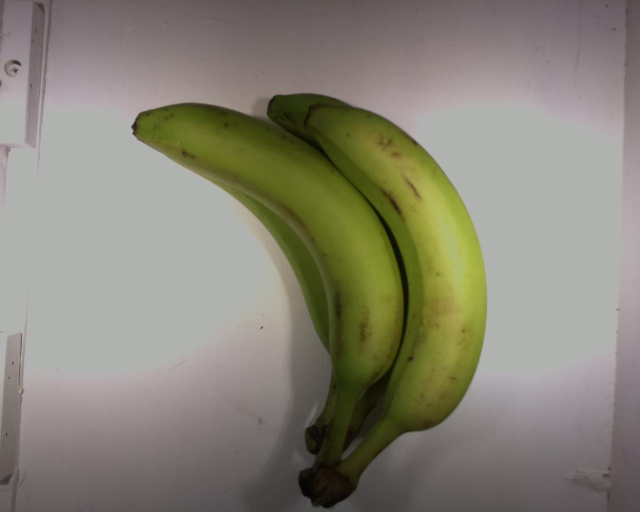
#> input picture Fifth Try (green segment without ventilation)/pic0.jpg, 1280 x 1024 px, given in place of the camera (shown at 1/2 size)
$ python detectar_colores.py
#> lines starting #> are read from the running program, lines starting #| are printed output that depends on the picture; after the words box and inside, x2 and y2 are one past the last pixel; in counts of white or black regions, pixels touching at a corner belong together
import imutils
import numpy as np
import cv2

cap = cv2.VideoCapture(0)

while(1):
    _, img = cap.read()
#> img is the input picture: shape (1024, 1280, 3); mean B, G, R 118.5, 132.1, 135.3
    img = imutils.resize(img, width = 600)
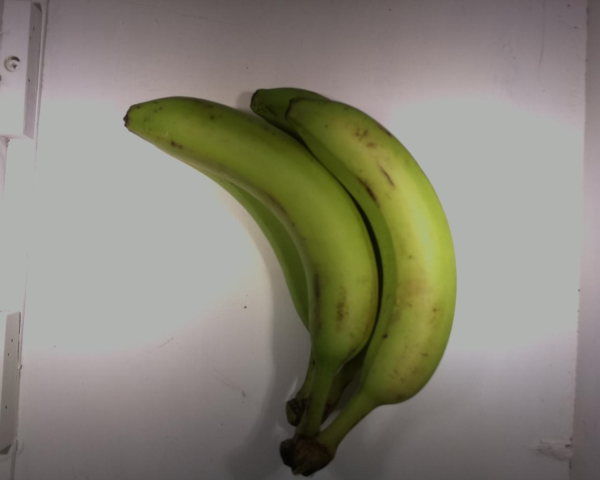
#> img: shape (480, 600, 3); mean B, G, R 118.5, 132.1, 135.3

    hsv = cv2.cvtColor(img, cv2.COLOR_BGR2HSV)
#> hsv: shape (480, 600, 3); mean H, S, V 58, 47.2, 136.9
    #verde_bajos = np.array([49,50,50], dtype=np.uint8)
   # verde_altos = np.array([80, 255, 255], dtype=np.uint8)

    amarillo_bajos = np.array([16,76,72], dtype=np.uint8)
    amarillo_altos = np.array([30, 255, 210], dtype=np.uint8)

    #Detectar los pixeles de la imagen que esten dentro del rango de verdes
    #mascara_verde = cv2.inRange(hsv, verde_bajos, verde_altos)

    #Detectar los pixeles de la imagen que esten dentro del rango de amarillos
    mascara_amarillo = cv2.inRange(hsv, amarillo_bajos, amarillo_altos)
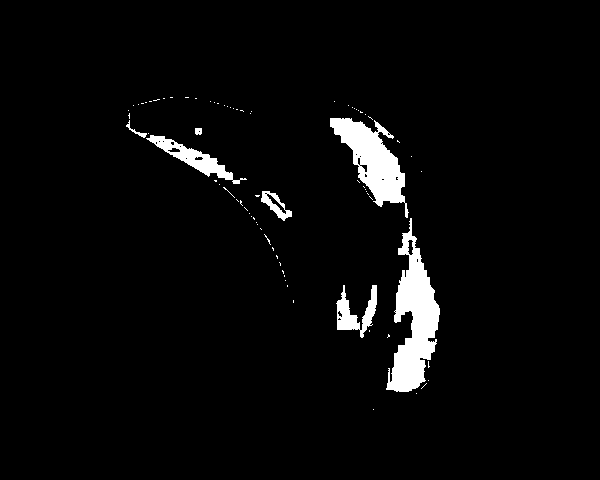
#> mascara_amarillo: shape (480, 600); 3.7% white; 78 white regions (71 under 20 px), largest, box (x1, y1, x2, y2) and area: (386, 218, 440, 392) 4493, (330, 118, 409, 218) 3299, (146, 135, 247, 184) 1188

    #Filtrar el ruido aplicando un OPEN seguido de un CLOSE
    kernel = np.ones((6, 6), np.uint8)
    #mascara_verde = cv2.morphologyEx(mascara_verde, cv2.MORPH_CLOSE, kernel)
    #mascara_verde = cv2.morphologyEx(mascara_verde, cv2.MORPH_OPEN, kernel)
    mascara_amarillo = cv2.morphologyEx(mascara_amarillo, cv2.MORPH_CLOSE, kernel)
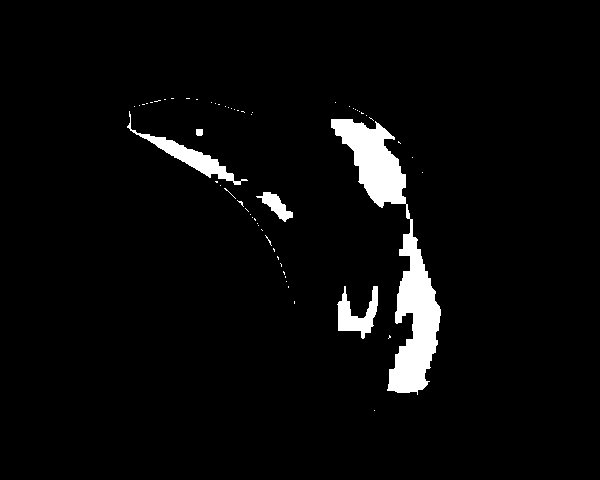
#> mascara_amarillo: shape (480, 600); 3.9% white; 60 white regions (55 under 20 px), largest, box (x1, y1, x2, y2) and area: (331, 119, 441, 395) 8286, (127, 111, 248, 185) 1373, (337, 286, 378, 339) 1013, (256, 192, 293, 222) 445, (196, 129, 203, 136) 47
    mascara_amarillo = cv2.morphologyEx(mascara_amarillo, cv2.MORPH_OPEN, kernel)
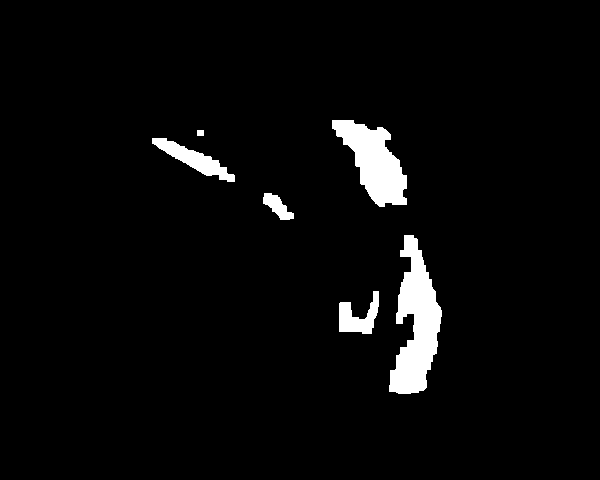
#> mascara_amarillo: shape (480, 600); 3.7% white; 6 white regions

    #Unir las dos mascaras con el comando cv2.add()
    #mask = cv2.add(mascara_amarillo, mascara_verde)
    cnts = cv2.findContours(mascara_amarillo.copy(), cv2.RETR_LIST,cv2.CHAIN_APPROX_SIMPLE)[-2]
#> cnts = 6 contours; box (x1, y1, x2, y2) and area: (389, 235, 442, 394) 4450, (332, 120, 407, 207) 3308, (152, 138, 235, 182) 1102, (339, 291, 379, 334) 828, (263, 193, 294, 220) 378, (197, 130, 204, 136) 30

    cv2.drawContours(img, cnts, 0, (0, 0, 255), 2)
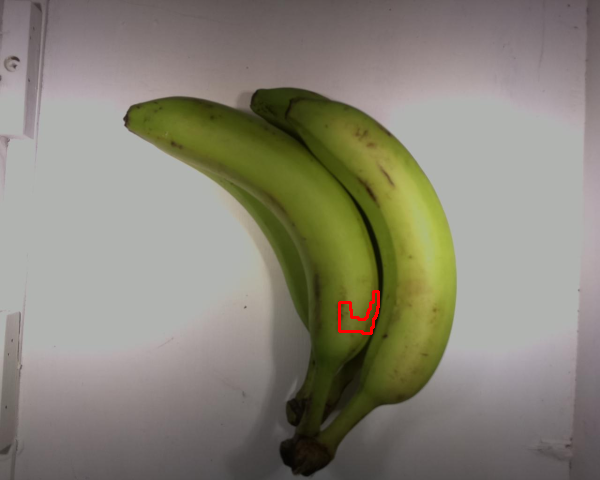
#> img: shape (480, 600, 3); 0.19% of pixels changed, all inside (x1, y1, x2, y2) = (338, 290, 380, 335)


    #Mostrar la imagen de la webcam y la mascara verde
    cv2.imshow('mascaras', mascara_amarillo)
    cv2.imshow('Camara', img)
    tecla = cv2.waitKey(5) & 0xFF
#> (key Esc is pressed here)
    if tecla == 27:
        break

cv2.destroyAllWindows()

$ run again, on Fifth Try (green segment without ventilation)/pic11.jpg
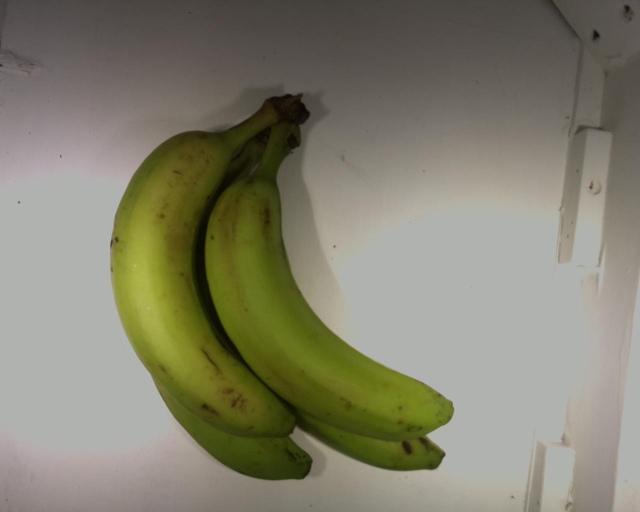
#> input picture Fifth Try (green segment without ventilation)/pic11.jpg, 1280 x 1024 px, given in place of the camera (shown at 1/2 size)
#> img is the input picture: shape (1024, 1280, 3); mean B, G, R 109.9, 128.3, 130.4
#> hsv: shape (480, 600, 3); mean H, S, V 32.1, 56.9, 131.9
#> `mascara_amarillo = cv2.inRange(hsv, amarillo_bajos, amarillo_altos)`:
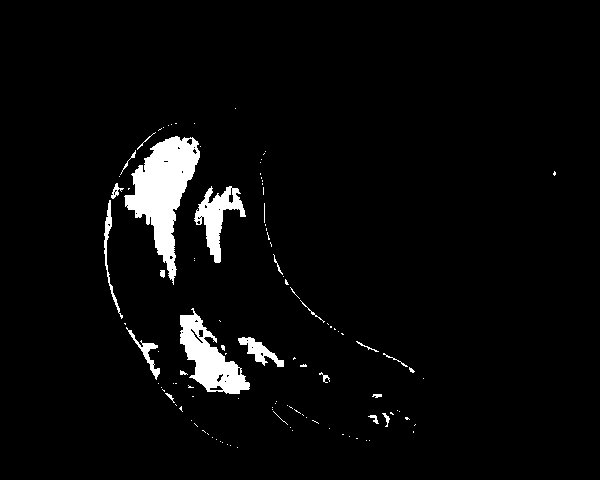
#> mascara_amarillo: shape (480, 600); 3.9% white; 110 white regions (89 under 20 px), largest, box (x1, y1, x2, y2) and area: (124, 136, 200, 285) 4940, (180, 308, 250, 394) 2626, (194, 186, 246, 263) 1530
#> `mascara_amarillo = cv2.morphologyEx(mascara_amarillo, cv2.MORPH_OPEN, ..`:
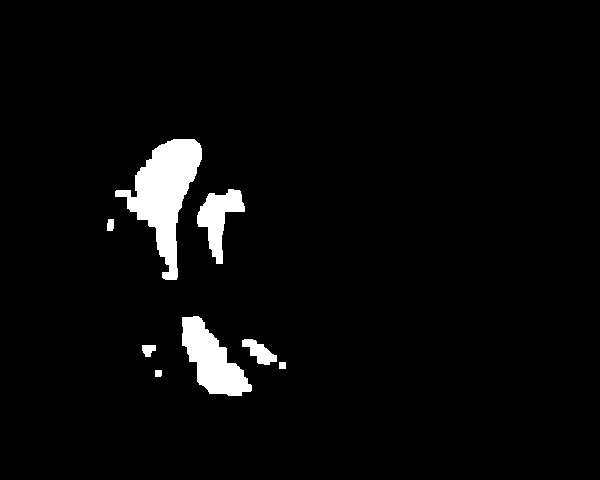
#> mascara_amarillo: shape (480, 600); 3.7% white; 8 white regions
#> cnts = 8 contours; box (x1, y1, x2, y2) and area: (115, 139, 202, 280) 5053, (182, 316, 252, 396) 2782, (197, 189, 245, 264) 1517, (242, 339, 277, 365) 417, (142, 345, 156, 357) 104, (107, 219, 114, 231) 61, (279, 362, 286, 369) 36, (155, 370, 162, 377) 36
